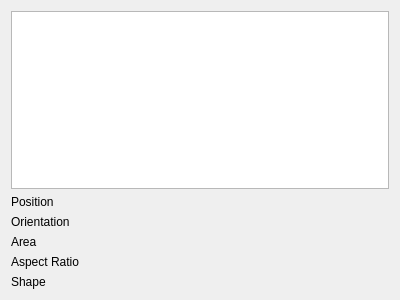
<?xml version="1.0" encoding="UTF-8"?>
<ui version="4.0">
 <class>TabPads</class>
 <widget class="QWidget" name="TabPads">
  <property name="geometry">
   <rect>
    <x>0</x>
    <y>0</y>
    <width>400</width>
    <height>300</height>
   </rect>
  </property>
  <property name="windowTitle">
   <string>Form</string>
  </property>
  <layout class="QVBoxLayout" name="verticalLayout">
   <item>
    <widget class="QListWidget" name="listPads"/>
   </item>
   <item>
    <widget class="QWidget" name="wdgPadInfos" native="true">
     <layout class="QFormLayout" name="formLayout">
      <property name="leftMargin">
       <number>0</number>
      </property>
      <property name="topMargin">
       <number>0</number>
      </property>
      <property name="rightMargin">
       <number>0</number>
      </property>
      <property name="bottomMargin">
       <number>0</number>
      </property>
      <item row="3" column="0">
       <widget class="QLabel" name="lblPadArea">
        <property name="text">
         <string>Area</string>
        </property>
       </widget>
      </item>
      <item row="4" column="0">
       <widget class="QLabel" name="lblPadARatio">
        <property name="text">
         <string>Aspect Ratio</string>
        </property>
       </widget>
      </item>
      <item row="1" column="0">
       <widget class="QLabel" name="lblPadPos">
        <property name="text">
         <string>Position</string>
        </property>
       </widget>
      </item>
      <item row="2" column="0">
       <widget class="QLabel" name="lblPadOri">
        <property name="text">
         <string>Orientation</string>
        </property>
       </widget>
      </item>
      <item row="5" column="0">
       <widget class="QLabel" name="label">
        <property name="text">
         <string>Shape</string>
        </property>
       </widget>
      </item>
     </layout>
    </widget>
   </item>
  </layout>
 </widget>
 <resources/>
 <connections/>
</ui>
